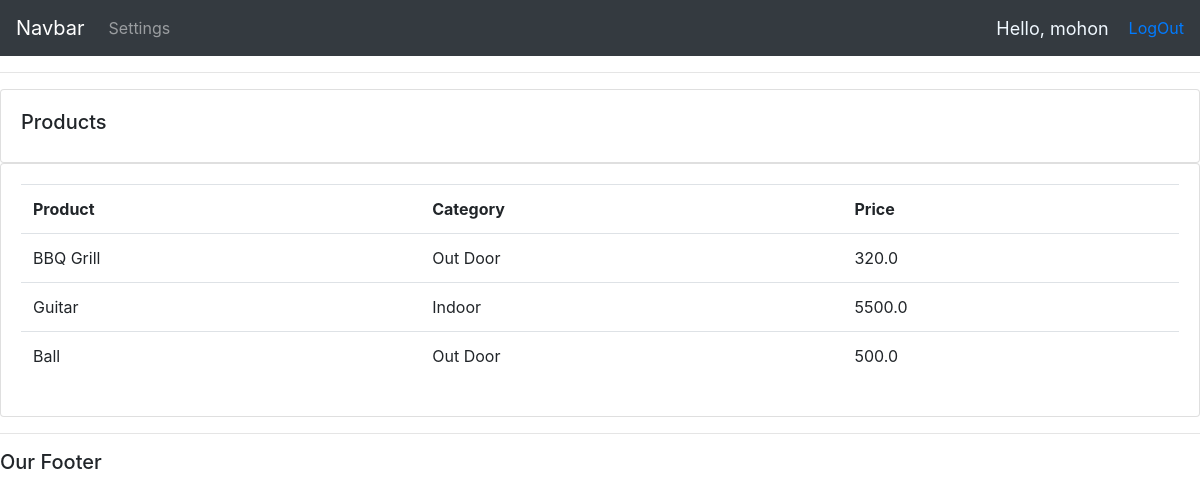
Page /product/ (signed in) on the committed database.
### accounts/models.py (models this page shows, shortened)
class Product(models.Model):
    CATEGORY = (
        ('Indoor','Indoor'),
        ('Out Door','Out Door'),
    )
    name = models.CharField(max_length=50,null=True)
    price = models.FloatField(null=True)
    category = models.CharField(max_length=50,null=True,choices=CATEGORY)
    description = models.CharField(max_length=500,null=True, blank=True)
    date_created = models.DateTimeField(auto_now_add=True,null=True)
    tags = models.ManyToManyField(Tag)

### accounts/views.py (the view)
# urls.py: path("product/",views.product, name='product'),
@login_required(login_url='login')
def product(request):
    products = Product.objects.all()
    return render(request,'accounts/products.html',{'products':products})

### accounts/templates/accounts/products.html (shortened to what this page needs)
{% extends 'accounts/main.html' %}
{%block content%}
<div class="row">
    <div class="col-md">
        <div class="card card-body">
            <h5>Products</h5>
        </div>
        <div class="card card-body">
            <table class="table">
                <tr>
                    <th>Product</th>
                    <th>Category</th>
                    <th>Price</th>
                </tr>
                {% for i in products %}
                <tr>
                <td>{{i.name}}</td>
                <td>{{i.category}}</td>
                <td>{{i.price}}</td>
                </tr>
                {% endfor %}
            </table>
        </div>
    </div>
</div>
{% endblock content%}

### accounts/templates/accounts/navbar.html (shortened to what this page needs)
{% load static %}
<nav class="navbar navbar-expand-lg navbar-dark bg-dark">
    <a class="navbar-brand" href= "{% url 'home' %}">Navbar</a>
    <div class="collapse navbar-collapse" id="navbarNav">
      <ul class="navbar-nav">
        {% if request.user.is_staff %}
        <li class="nav-item active">
          <a class="nav-link" href=" {% url 'home' %} ">Dashboard <span class="sr-only">(current)</span></a>
        </li>
        <li class="nav-item">
          <a class="nav-link" href="{% url 'product' %}">Products</a>
        </li>
        {% else %}
        <li class="nav-item">
          <a class="nav-link" href="{% url 'account_settings' %}">Settings</a>
        </li>
        {% endif %}
      </ul>
    </div>
    <span class="hello-msg"> Hello, {{request.user}} </span>
    <span><a href="{% url 'logout' %}">LogOut</a></span>
  </nav>

### accounts/templates/accounts/navbar.html (style rules this page uses)
.hello-msg { font-size: 18px; color: aliceblue; margin-right: 20px; }

### rows in the picture
Product: name "BBQ Grill", category "Out Door", price "320.0"
Product: name "Guitar", category "Indoor", price "5500.0"
Product: name "Ball", category "Out Door", price "500.0"

### other values in the picture
{{ request.user }} "mohon"
